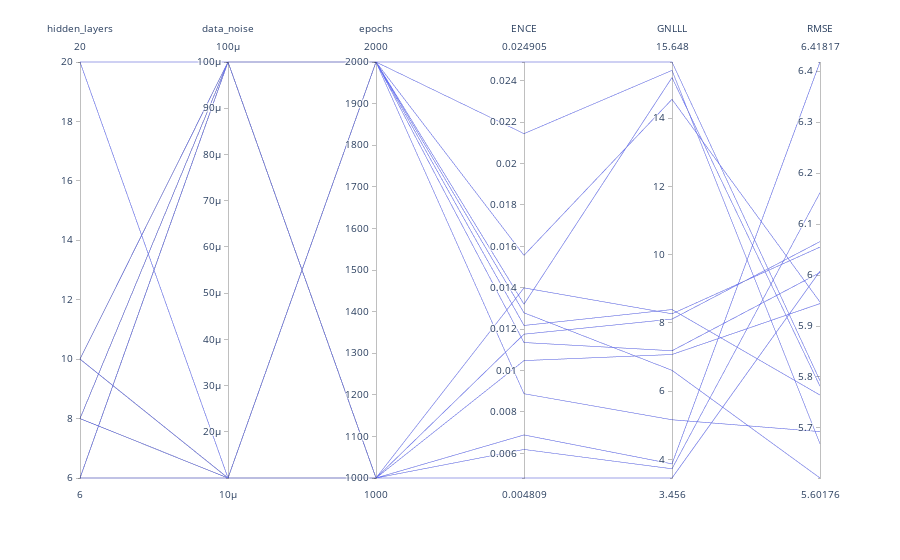

Here is the notebook cell this chart was saved with:
### Code cell
# Filter the worst performing models in terms of RMSE
df_anchored = df_anchored[(df_anchored['RMSE'] <10)]

# Keep the interesting parameters which we are tuning and the performances
df_anchored = df_anchored[['hidden_layers', 'data_noise', 'epochs', 'ENCE','GNLLL', 'RMSE']]
fig = px.parallel_coordinates(df_anchored)

fig.show()

### Figure 1 — Plotly figure (JSON) as saved in the notebook; plotly's stock layout.template omitted (floating-point values rounded to 4 significant figures)
{"data": [{"dimensions": [{"label": "hidden_layers", "values": [6, 6, 8, 8, 10, 10, 6, 6, 8, 8, 10, 10, 20, 20]}, {"label": "data_noise", "values": [0.0001, 1e-05, 0.0001, 1e-05, 0.0001, 1e-05, 0.0001, 1e-05, 0.0001, 1e-05, 0.0001, 1e-05, 0.0001, 1e-05]}, {"label": "epochs", "values": [1000, 1000, 1000, 1000, 1000, 1000, 2000, 2000, 2000, 2000, 2000, 2000, 2000, 2000]}, {"label": "ENCE", "values": [0.004809, 0.01048, 0.006889, 0.01399, 0.006188, 0.01176, 0.00888, 0.0132, 0.01135, 0.01557, 0.01279, 0.02144, 0.01218, 0.02491]}, {"label": "GNLLL", "values": [3.456, 7.075, 3.869, 8.268, 3.726, 8.113, 5.163, 15.19, 7.185, 14.55, 6.611, 15.4, 8.392, 15.65]}, {"label": "RMSE", "values": [6.008, 5.944, 6.418, 6.055, 6.162, 6.066, 5.693, 5.782, 6.005, 5.947, 5.602, 5.669, 5.765, 5.793]}], "domain": {"x": [0, 1], "y": [0, 1]}, "name": "", "type": "parcoords"}], "layout": {"legend": {"tracegroupgap": 0}, "margin": {"t": 60}}}
